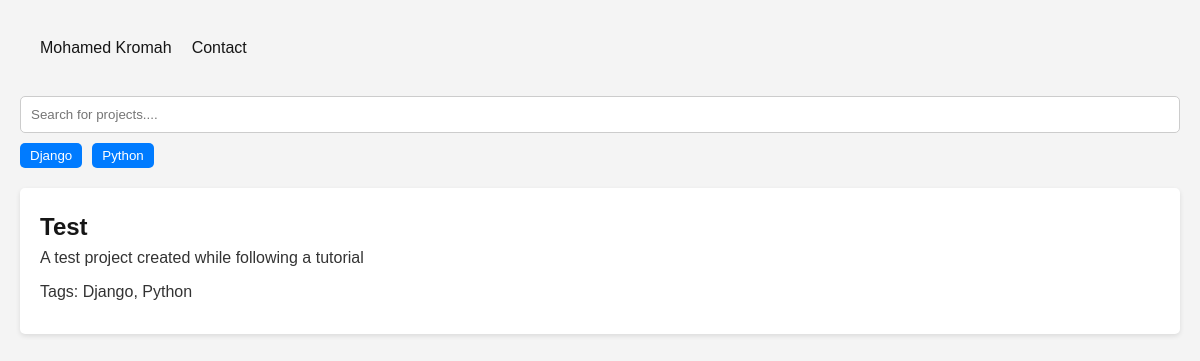
/, run on an earlier commit of the app's database.
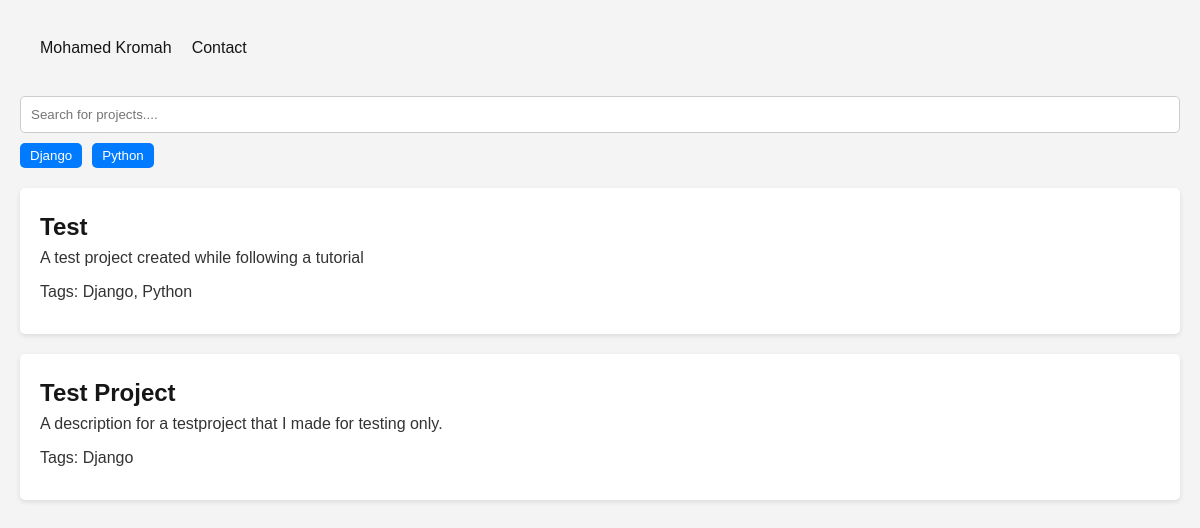
And on a later commit of the database.
### main/models.py (models this page shows, shortened)
class Tag(models.Model) :
    name = models.CharField(max_length=100,unique=True)
    def __str__(self) :
        return self.name

class Project(models.Model) :
    title = models.CharField(max_length=200)
    description = models.TextField()
    tags = models.ManyToManyField(Tag, related_name='projects')
    link = models.URLField(max_length=200,blank=True)

### main/views.py (the view)
# urls.py: path('',views.home,name='home'),
def home(request) :
    projects = Project.objects.all()
    tags = Tag.objects.all()
    return render(request,'home.html',{'projects':projects,'tags':tags})

### main/templates/home.html (shortened to what this page needs)
{% extends 'base.html' %}
{% load static %}
{% block extrahead %}
    <link rel="stylesheet" href="{% static 'css/home.css' %}">
{% endblock extrahead %}
{% block content %}
    <div class="filters">
        <input type="text" id="name-search" placeholder="Search for projects...."/>
        <div class="tags-list">
            {% for tag in tags %}
                <button class="tag" data-tag="{{ tag.name|lower }}">{{ tag.name }}</button>
            {% endfor %}
        </div>
    </div>
    <div class="projects-list">
        {% for project in projects %}
            <div class="project" data-name="{{ project.title|lower }}" data-tags="{{ project.tags.all|join:', '|lower }}">
                <h2><a href="{% url 'project' project.id %}">{{ project.title }}</a></h2>
                <p>{{ project.description }}</p>
                <p>Tags: {{ project.tags.all|join:', ' }}</p>
            </div>
        {% endfor %}
    </div>
{% endblock %}

What changed in the data, as far as the page shows it:
added Project: title "Test Project", description "A description for a testproject that I made for testing only.", tags.all "Django"
